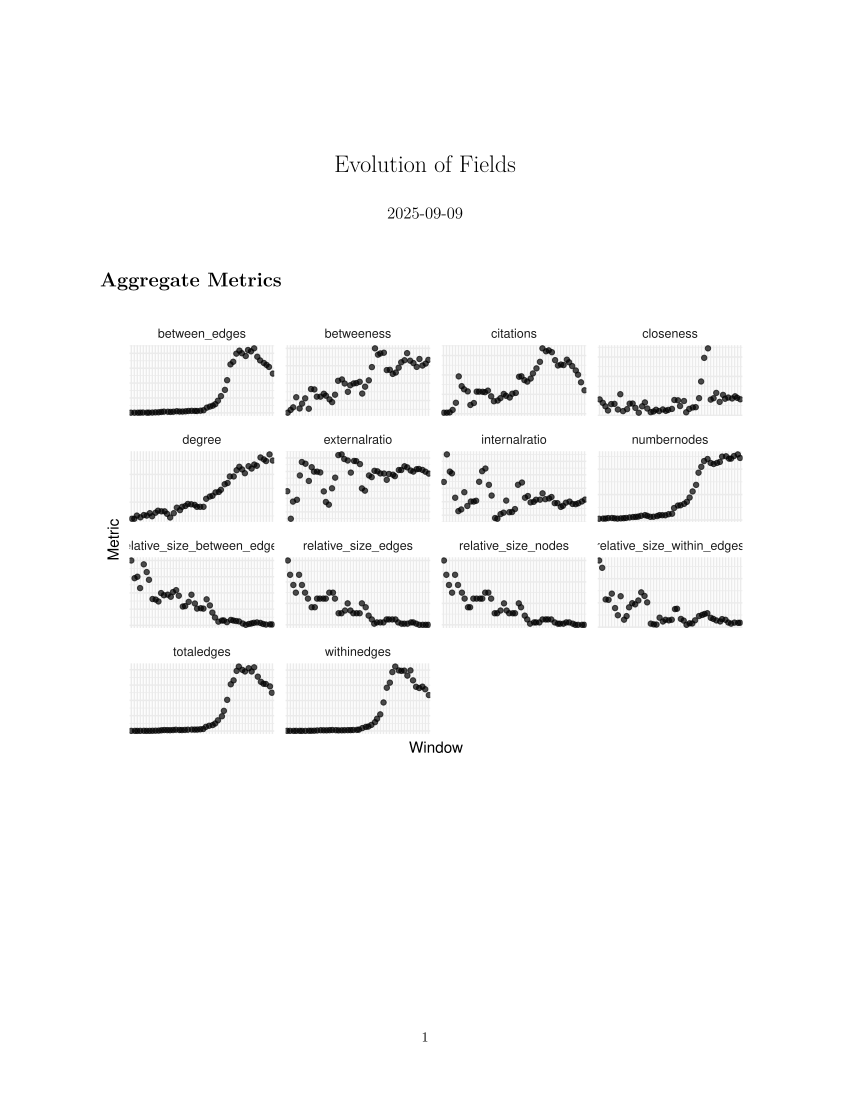

This figure's R source:
library(tidyverse)

# Folder with the RDS files
rds_folder <- "Evolution Fields/"

# List all RDS files
rds_files <- list.files(rds_folder, pattern = "_metrics\\.RDS$", full.names = TRUE)

# Read and combine
all_metrics <- rds_files %>%
  map_dfr(function(f) {
    df <- readRDS(f)
    
    # Extract window from filename
    # Assumes filenames like "1970-1974_metrics.RDS"
    window <- str_extract(basename(f), "\\d{4}-\\d{4}")
    
    df %>% mutate(window = window)
  }) |> 
  drop_na() |> 
  mutate(window = factor(window, levels = unique(window))) |> 
  group_by(window) |> 
  mutate(totalnumbernodes = sum(numbernodes),
         totalnumberedges = sum(totaledges)) |> 
  ungroup() |> 
  mutate(relative_size_nodes = numbernodes/totalnumbernodes,
         relative_size_edges = totaledges/totalnumberedges,
         relative_size_within_edges = withinedges/totalnumberedges,
         relative_size_between_edges = between_edges/totalnumberedges)



df_long <- all_metrics %>%
  tidyr::pivot_longer(cols = c(internalratio, externalratio,degree,
                               betweeness, closeness, between_edges, withinedges,
                               numbernodes, totaledges, relative_size_nodes,
                               relative_size_edges,relative_size_within_edges,
                               relative_size_between_edges, citations),
                      names_to = "type", values_to = "value")

plot_type <- function(data){
  
  data <- df_long
  
  data_plot <- data |> 
    group_by(window, type) |> 
    summarise(value = mean(value))
  
  ggplot(data_plot, aes(x = window, y = value)) +
    geom_jitter(width = 0.2, height = 0, alpha = 0.7) +
    theme_minimal() +
    facet_wrap(~type, scales="free") +
    theme(axis.text = element_blank()) +
    labs(y = "Metric", x = "Window")
  
  
}

plot_type(df_long)


plot_type_field <- function(data,metric){
  
  data_plot <- data |> 
    filter(type %in% metric)
  
  ggplot(data_plot, aes(x = window, y = value,color=type)) +
    geom_jitter(width = 0.2, height = 0, alpha = 0.7) +
    theme_minimal() +
    facet_wrap(~field) +
    theme(axis.text = element_blank(),
          legend.position = "none") +
    labs(y = toupper(metric), x = "Window")

  
  
}

plot_type_field(df_long, metric = c("relative_size_nodes")) # Nodes(Field)/Nodes(TotalWindow)
plot_type_field(df_long, metric = c("citations")) # Nodes(Field)/Nodes(TotalWindow)

plot_type_field(df_long, metric = c("relative_size_edges")) # Edges(Field)/Edges(TotalWindow)
plot_type_field(df_long, metric = c("relative_size_within_edges", "relative_size_between_edges"))
# Edges(WithinField)/Edges(TotalWindow), Edges(BetweenField)/Edges(TotalWindow)
plot_type_field(df_long, metric = c("internalratio", "externalratio"))
# Edges(WithinField)/Edges(WithinField)+Edges(BetweenField), Edges(BetweenField)/Edges(WithinField)+Edges(BetweenField)
plot_type_field(df_long, metric = c("degree"))
plot_type_field(df_long, metric = c("closeness"))
plot_type_field(df_long, metric = c("betweeness"))
